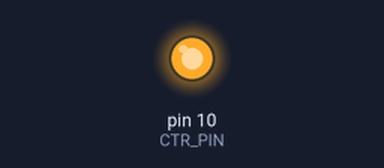
This sketch was run on a simulated Arduino Uno, built with avr-gcc and run on an emulated ATmega328P. Parts: output pins drawn as LEDs (lit = HIGH). What the sketch prints to the serial monitor is not drawn.

Above: at 0.1 s.
At 12.1 s:
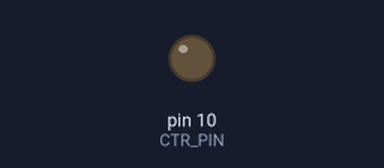
Timing chart, 0 to 13.6 s (numbered marks = the images above):
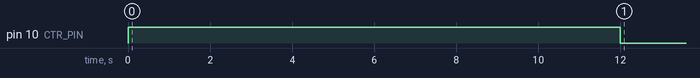

The sketch:

Self_Clean_Mode.ino
```cpp
//used for cleaning the pump by pumping DI water through the system
#define CLEAN_TIME 12000//unit is ms
#define CTR_PIN 10

void setup() {
        TCCR1A = 0x23;//configure the TCCR1A register on mode of operation and TOP
        TCCR1B = 0x19; //configure the TCCR1B register on mode of operation and TOP
        OCR1A = 639; // limit by 16 bits, determine the frequency of the output
        OCR1B = 0;//Ratio of OCR1B/OCR1A will determine duty cycle, 0 means off
        pinMode(CTR_PIN, OUTPUT); // enable the PWM output (you now have a PWM signal on digital pin 10)
        Serial.begin(9600);

}

void loop() {
        static long int start_time=millis();
        if((millis()-start_time)<CLEAN_TIME) {
                OCR1B = 639; // 100% duty cycle
        }
        else{
                OCR1B = 0;
                Serial.println("Done Cleaning");

        }


}
```

Measured:
- by itself, pin 10 (CTR_PIN): HIGH → LOW at 12.0 s
